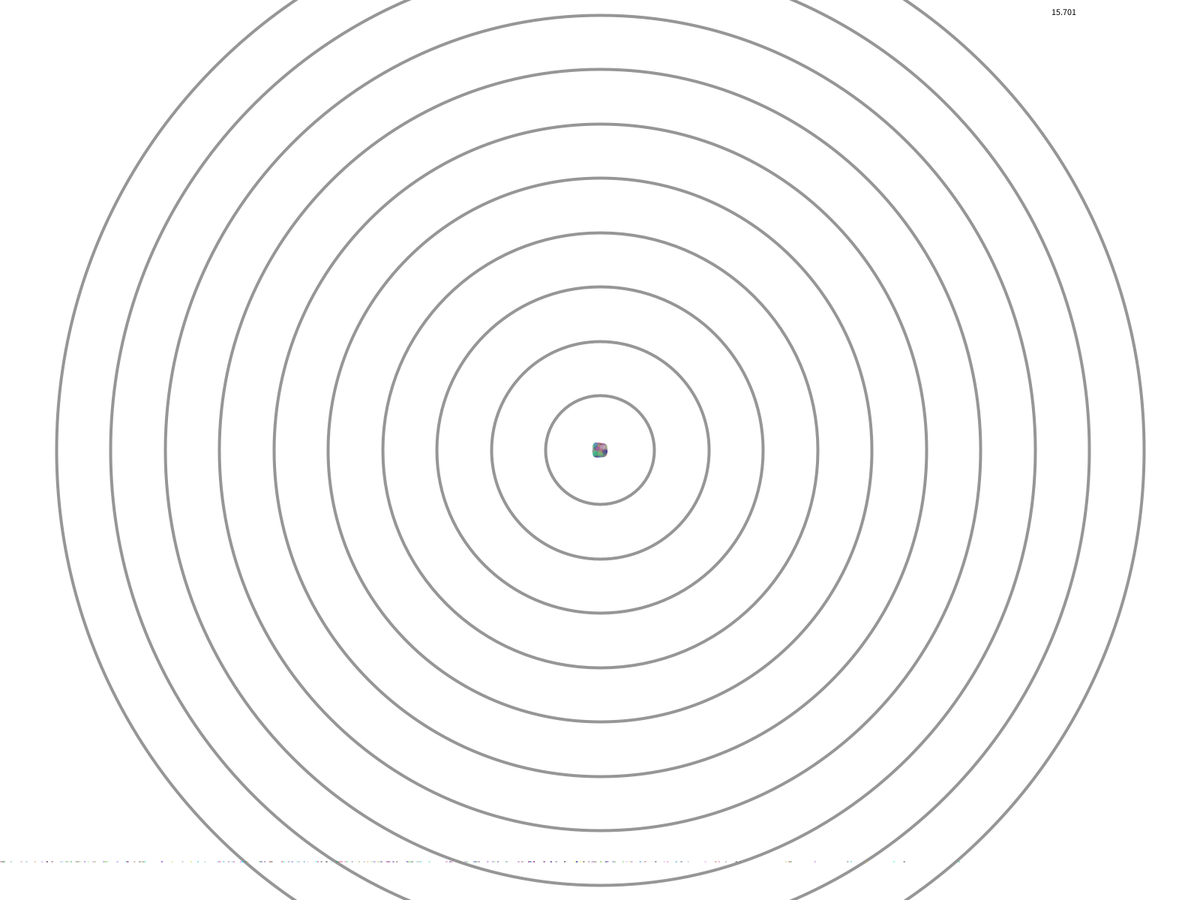
Frame 1 (no input)
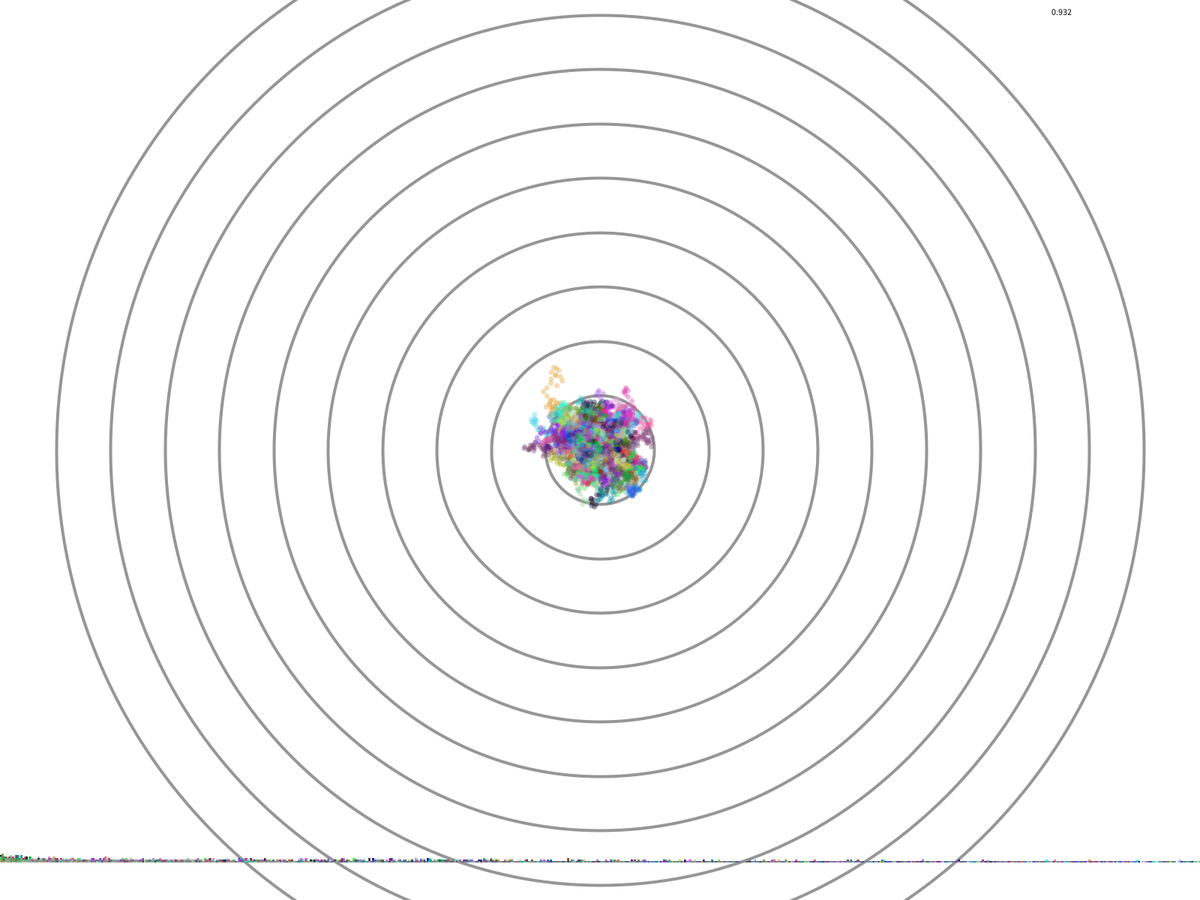
Frame 60 (the mouse pressed at the canvas centre just before this capture)
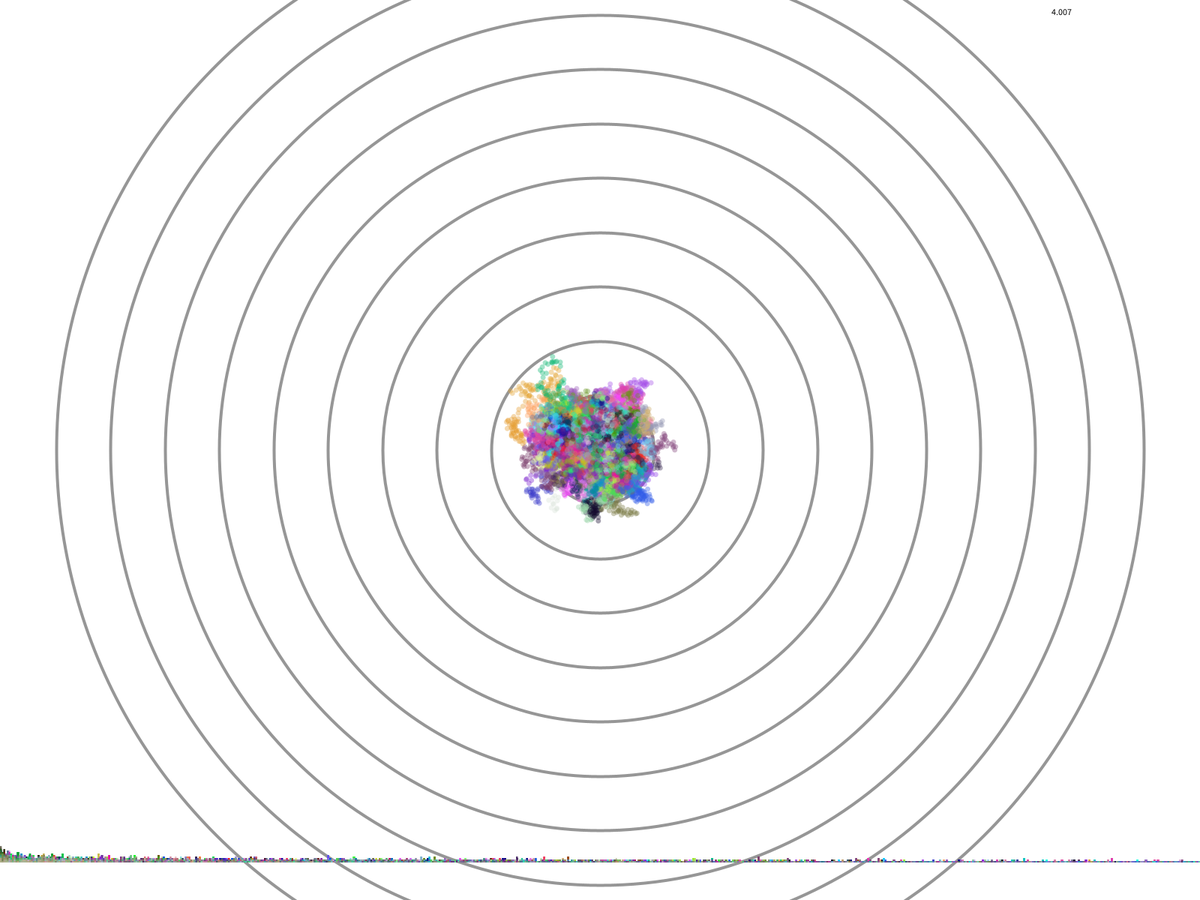
Frame 120 (the mouse held since frame 60 and released just before this capture)

The Processing sketch that drew these frames (run headless with seeded random() and noise(); from frame 60 on, the mouse is pressed at the canvas centre):

// Processing sketch: Introduction_FollowRandomWalker
// ── Introduction_FollowRandomWalker.pde
Walker[] w = new Walker[200];
int alpha = 100;

void setup()
{
  fullScreen();
  for (int i=0; i<w.length; i++)
  {
    w[i] = new Walker();
  }
  background(255);
  noFill();
  stroke(150);
  strokeWeight(4);
  int n = 10;
  float d = width/(n+1); 
  for (int i=1; i<=n; i++)
  {
    ellipse(width/2, height/2, d*i, d*i);
  }
}

void draw()
{
  for (int i=0; i<w.length; i++)
  {
    w[i].walk();
  }
}

void keyPressed()
{
  setup();
}

class Walker
{
  float x, y;
  float step, radius;
  float t, dist_ratio;
  int[] distribution = new int[700];
  int[]  fill = new int[3];
  float prob = 0.05;
  
  Walker()
  {
    x = width/2;
    y = height/2;
    step = 7;
    radius = 7;
    t = 0;
    for (int i=0; i<distribution.length; i++)
    {
      distribution[i] = 0;
    }
    for (int i=0; i<fill.length; i++)
    {
      fill[i] = int(random(255));
    }
  }
  
  void walk()
  {
    step();
    display();
  }
  
  void display()
  {
    noStroke();
    fill(fill[0], fill[1], fill[2], alpha);
    ellipse(x,y, radius, radius);
    float gwidth = width, gheight = height-50;
    int l = distribution.length;
    float w = gwidth/l;
    for (int i=0; i<l; i++)
    {
      float h = distribution[i]*2;
      rect(w*i, gheight-h, w, h);
    }
    fill(255);
    rect(width-200, 0, 200, 50);
    fill(0);
    text(dist_ratio/10, width-200, 20);
  }
  
  void step()
  {
    float stepx;
    float stepy;
    // Decide wether follow the mouse or make another random move
    float follow = random(1);
    if (follow < prob) // Follow the mouse
    {
      float dirx = (mouseX-x)/abs(mouseX-x); // Unit vector in direction of the mouse
      float diry = (mouseY-y)/abs(mouseY-y); 
      stepx = dirx * random(1);
      stepy = diry * random(1);
    }
    else 
    {
      stepx = random(-1,1);
      stepy = random(-1,1);
    }
    x += stepx * step;
    y += stepy * step; 
    t++;
    float distance = dist(x, y, width/2, height/2);
    dist_ratio = (distance*distance)/(t);
    dist_ratio = map(dist_ratio, 0, 100, 0, distribution.length);
    if(dist_ratio<distribution.length)
    {
      distribution[int(dist_ratio)]++;
    }
  }
  
  void reset()
  {
    x = width/2;
    y = width/2;
  }
}
